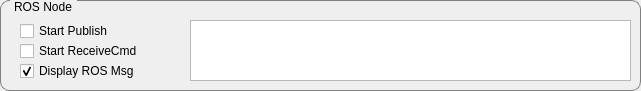
   <widget class="QGroupBox" name="groupBox">
    <property name="geometry">
     <rect>
      <x>10</x>
      <y>510</y>
      <width>641</width>
      <height>91</height>
     </rect>
    </property>
    <property name="styleSheet">
     <string notr="true">QGroupBox{
	border:1px solid gray;
	border-radius: 9px;
	margin-top:0.5em;} 
 QGroupBox::title{
	subcontrol-origin:margin;
	left:10px;
	padding: 0 3 px 2 3px}</string>
    </property>
    <property name="title">
     <string>ROS Node</string>
    </property>
    <widget class="QCheckBox" name="checkBoxStartROSPublish">
     <property name="geometry">
      <rect>
       <x>20</x>
       <y>20</y>
       <width>121</width>
       <height>22</height>
      </rect>
     </property>
     <property name="text">
      <string>Start Publish</string>
     </property>
    </widget>
    <widget class="QCheckBox" name="checkBoxStartROSReceive">
     <property name="geometry">
      <rect>
       <x>20</x>
       <y>40</y>
       <width>151</width>
       <height>22</height>
      </rect>
     </property>
     <property name="text">
      <string>Start ReceiveCmd</string>
     </property>
    </widget>
    <widget class="QTextEdit" name="textEditROSMsg">
     <property name="geometry">
      <rect>
       <x>190</x>
       <y>20</y>
       <width>441</width>
       <height>61</height>
      </rect>
     </property>
    </widget>
    <widget class="QCheckBox" name="checkBoxDisROSMsg">
     <property name="geometry">
      <rect>
       <x>20</x>
       <y>60</y>
       <width>151</width>
       <height>22</height>
      </rect>
     </property>
     <property name="text">
      <string>Display ROS Msg</string>
     </property>
     <property name="checked">
      <bool>true</bool>
     </property>
    </widget>
   </widget>
